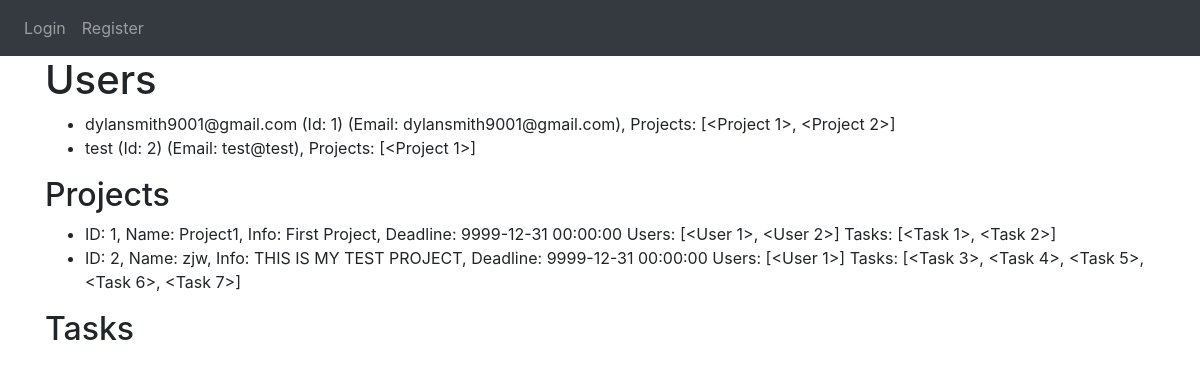
Screenshot of /view_users with the database file from the repository.
### website/models.py (models this page shows)
class User(db.Model, UserMixin):
    id = db.Column(db.Integer, primary_key=True)
    email = db.Column(db.String(50), unique = True)
    name = db.Column(db.String(50))
    password = db.Column(db.String(50))
    projects = db.relationship('Project', secondary='project_user_association', back_populates='users')

class Project(db.Model):
    id = db.Column(db.Integer, primary_key=True)
    name = db.Column(db.String(120))
    start_date = db.Column(db.DateTime(timezone=True), default=func.now)
    deadline = db.Column(db.DateTime(timezone=True), default=func.now)
    description = db.Column(db.String(9999))
    users = db.relationship('User', secondary='project_user_association', back_populates='projects')

### website/auth.py (the view)
@auth.route('/view_users')
def view_users():
    users = User.query.all()
    projects = Project.query.all()
    return render_template('view_users.html', user=current_user, users=users, projects=projects)

### website/templates/view_users.html (shortened to what this page needs)
{% extends "base.html" %}
{% block content%}
    <h1>Users</h1>
    <ul>
        {% for u in users %}
            <li>{{ u.name }} (Id: {{ u.id }}) (Email: {{ u.email }}), Projects: {{u.projects}}</li>
        {% endfor %}
    </ul>
    <h2>Projects</h2>
    <ul>
        {% for prj in projects %}
            <li>ID: {{ prj.id }}, Name: {{ prj.name }}, Info: {{ prj.description }}, Deadline: {{prj.deadline}} Users: {{prj.users}}
                Tasks: {{prj.tasks}}
            </li>
        {% endfor %}
    </ul>
    <h2>Tasks</h2>
{% endblock %}

### rows the page displays
User: name "dylansmith9001@gmail.com", id "1", email "dylansmith9001@gmail.com", projects "[<Project 1>, <Project 2>]"
User: name "test", id "2", email "test@test", projects "[<Project 1>]"
Project: id "1", name "Project1", description "First Project", deadline "9999-12-31 00:00:00", users "[<User 1>, <User 2>]", tasks "[<Task 1>, <Task 2>]"
Project: id "2", name "zjw", description "THIS IS MY TEST PROJECT", deadline "9999-12-31 00:00:00", users "[<User 1>]", tasks "[<Task 3>, <Task 4>, <Task 5>, <Task 6>, <Task 7>]"
